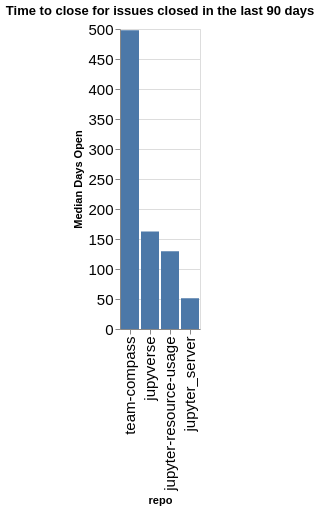

Notebook code for this chart:
### Code cell
time_open = closed.groupby(['org', 'repo']).agg({'time_open': 'median'}).reset_index()
time_open['time_open'] = time_open['time_open'] / (60 * 60 * 24)
time_open['org/repo'] = time_open.apply(lambda a: a['org'] + '/' + a['repo'], axis=1)
sorted_vals = time_open.sort_values(['org', 'time_open'], ascending=False)['repo'].values
alt.Chart(data=time_open, title=f"Time to close for issues closed in the last {n_days} days").mark_bar().encode(
    x=alt.X('repo', sort=alt.Sort(sorted_vals.tolist())),
    y=alt.Y('time_open', title="Median Days Open"),
)

### Figure 1 — Vega-Lite specification as saved in the notebook (floating-point values rounded to 4 significant figures)
{"config": {"axisLeft": {"labelFontSize": 15}, "axisBottom": {"labelFontSize": 15}}, "data": {"name": "data-df1fb1e91f29a36ce4b2321ede38b448"}, "mark": {"type": "bar"}, "encoding": {"x": {"field": "repo", "sort": ["team-compass", "jupyverse", "jupyter-resource-usage", "jupyter_server"], "type": "nominal"}, "y": {"field": "time_open", "title": "Median Days Open", "type": "quantitative"}}, "title": "Time to close for issues closed in the last 90 days", "$schema": "https://vega.github.io/schema/vega-lite/v5.20.1.json", "datasets": {"data-df1fb1e91f29a36ce4b2321ede38b448": [{"org": "jupyter-server", "repo": "jupyter-resource-usage", "time_open": 129.6, "org/repo": "jupyter-server/jupyter-resource-usage"}, {"org": "jupyter-server", "repo": "jupyter_server", "time_open": 51.26, "org/repo": "jupyter-server/jupyter_server"}, {"org": "jupyter-server", "repo": "jupyverse", "time_open": 162.5, "org/repo": "jupyter-server/jupyverse"}, {"org": "jupyter-server", "repo": "team-compass", "time_open": 498.1, "org/repo": "jupyter-server/team-compass"}]}}
